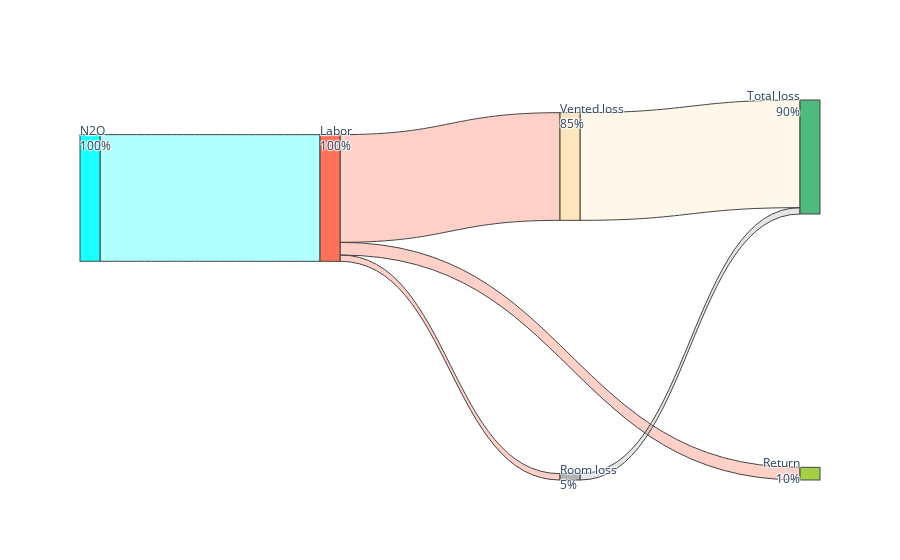

The cell this chart's notebook holds for it:
### Code cell
# Create a Sankey diagram
fig = go.Figure()

# Calculate the scale factor for link thickness and node size
max_value = 175.14  # max(link['value'] for link in links)
scale_factor = 1  # You can adjust this factor to control the scaling

# Calculate total outflow for each node and round to 2 decimals
outflow_totals = {node: round(sum(link['value'] for link in links_base if link['source'] == node), 2) for node in nodes_base}

# Calculate total inflow for each node and round to 2 decimals
inflow_totals = {node: round(sum(link['value'] for link in links_base if link['target'] == node), 2) for node in nodes_base}

# Determine if a node has only incoming flows
incoming_only = {node: inflow_totals[node] > 0 and outflow_totals[node] == 0 for node in nodes_base}

# Calculate y-coordinates for nodes based on total outflow or inflow
node_y_coordinates = [sum(inflow_totals[node] if incoming_only[node] else outflow_totals[node] for node in nodes_base[:i]) for i in range(len(nodes_base))]

# Add links
fig.add_trace(go.Sankey(
    node=dict(
        pad=500,
        thickness=20,
        line=dict(width=[link['value'] / max_value * scale_factor for link in links_base]),
        label=[f"{node}<br>{inflow_totals[node] if incoming_only[node] else outflow_totals[node]}%" for node in nodes_base],
        color=[node_colors.get(node, 'rgba(255, 255, 255, {})') for node in nodes_base],
    ),
    link=dict(
        source=[nodes_base.index(link['source']) for link in links_base],
        target=[nodes_base.index(link['target']) for link in links_base],
        value=[link['value'] for link in links_base],
        color=[node_colors_links.get(link['source'], 'rgba(255, 255, 255, {})') for link in links_base],  # Use source node color for links
        line=dict(width=[link['value'] / max_value * scale_factor for link in links_base]),
    ),
    arrangement="perpendicular",
    domain=dict(x=[0, 1], y=[0, 1]),
))



# Show the figure
fig.show()
# fig.write_image("Sankey_Basecase.jpg")

### Figure 1 — Plotly figure (JSON) as saved in the notebook; plotly's stock layout.template omitted (floating-point values rounded to 4 significant figures)
{"data": [{"arrangement": "perpendicular", "domain": {"x": [0, 1], "y": [0, 1]}, "link": {"color": ["rgba(0, 255, 255, 0.3)", "rgba(255, 99, 71, 0.3)", "rgba(255, 99, 71, 0.3)", "rgba(169, 169, 169, 0.3)", "rgba(255, 99, 71, 0.3)", "rgba(255, 228, 181, 0.3)"], "line": {"width": [0.571, 0.0571, 0.02855, 0.02855, 0.4853, 0.4853]}, "source": [0, 1, 1, 3, 1, 4], "target": [1, 2, 3, 5, 4, 5], "value": [100, 10, 5, 5, 85, 85]}, "node": {"color": ["rgba(0, 255, 255, 0.9)", "rgba(255, 99, 71, 0.9)", "rgba(154, 205, 50, 0.9)", "rgba(169, 169, 169, 0.9)", "rgba(255, 228, 181, 0.9)", "rgba(60, 179, 113, 0.9)"], "label": ["N2O<br>100%", "Labor<br>100%", "Return<br>10%", "Room loss<br>5%", "Vented loss<br>85%", "Total loss<br>90%"], "line": {"width": [0.571, 0.0571, 0.02855, 0.02855, 0.4853, 0.4853]}, "pad": 500, "thickness": 20}, "type": "sankey"}], "layout": {}}
